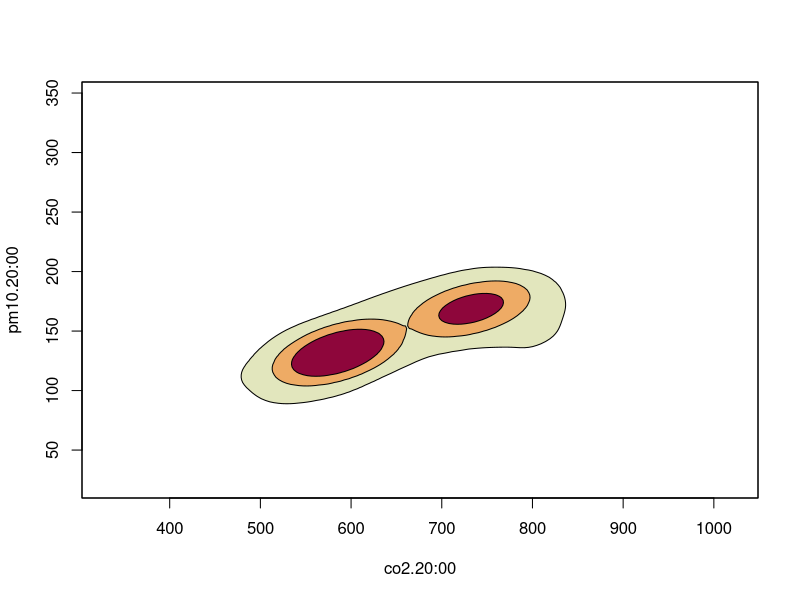

The R source for this figure:
library(ks)


### Name: kdcde
### Title: Deconvolution kernel density derivative estimate
### Aliases: kdcde dckde
### Keywords: smooth

### ** Examples

## No test: 
data(air)
air <- air[, c("date", "time", "co2", "pm10")]
air2 <- reshape(air, idvar="date", timevar="time", direction="wide")
air <- as.matrix(na.omit(air2[,c("co2.20:00", "pm10.20:00")]))
Sigma.air <- diag(c(var(air2[,"co2.19:00"] - air2["co2.21:00"], na.rm=TRUE),
   var(air2[,"pm10.19:00"] - air2[,"pm10.21:00"], na.rm=TRUE)))
fhat.air.dec <- kdcde(x=air, Sigma=Sigma.air, reg=0.00021, verbose=TRUE)
plot(fhat.air.dec, drawlabels=FALSE, display="filled.contour", lwd=1)
## End(No test)
